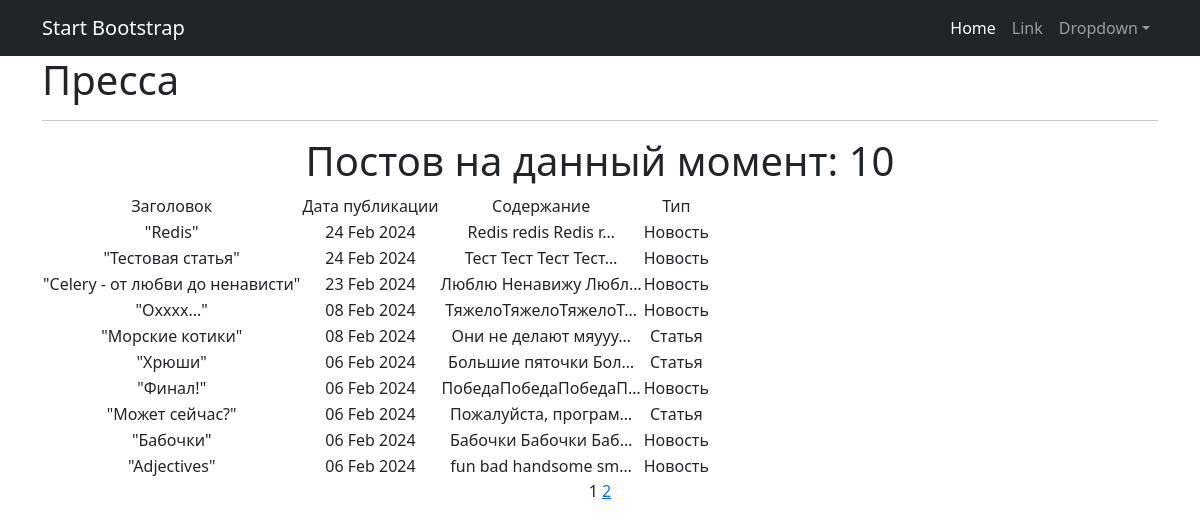
The app's page /posts/, older data.
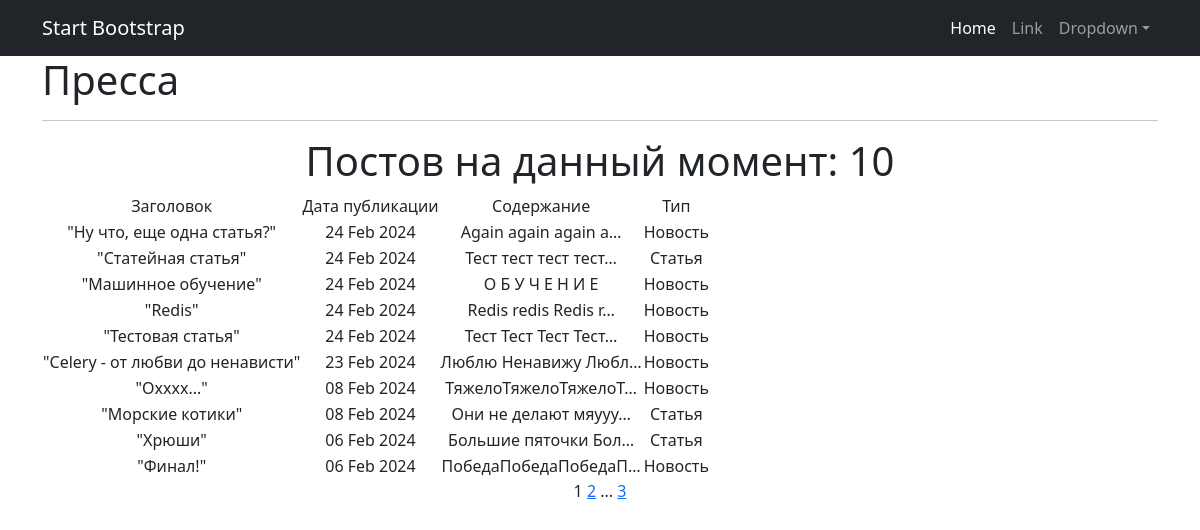
The same page, newer data.
### news/models.py (models this page shows, shortened)
class Post(models.Model):
    article = "AR"
    news = "NE"
    POSITIONS = [
        (article, "Статья"),
        (news, "Новость"),
    ]
    time_in = models.DateTimeField(auto_now_add=True)
    type_of_post = models.CharField(max_length=2,
                                    choices=POSITIONS,
                                    default=news
                                    )
    heading = models.CharField(max_length=30)
    text_of_post = models.TextField(max_length=2000)
    rating = models.FloatField(default=0.0)
    author = models.ForeignKey(Author, on_delete=models.CASCADE)
    category = models.ManyToManyField(Category, through='PostCategory')

### news/views.py (the view)
# urls.py: path('', PostList.as_view(), name='posts_list'),
class PostList(ListView):
    model = Post
    ordering = '-time_in'
    template_name = 'posts_info/posts.html'
    context_object_name = 'posts'
    paginate_by = 10

### news/templatetags/custom_filters.py (called while the page is built)
@register.filter()
def censor(text):
    text_list = text.split()
    censored_text_list = []
    bad_words = ['поездка', 'стоимость']
    for word in text_list:
        clean_word = ''.join(c for c in word if c not in string.punctuation)
        if clean_word.lower() in bad_words:
            censored_word = clean_word[0] + (len(clean_word) - 1) * '*'
            censored_text_list.append(word.replace(clean_word, censored_word))
        else:
            censored_text_list.append(word)
    return ' '.join(censored_text_list)

### news/templatetags/custom_tags.py (called while the page is built)
@register.simple_tag(takes_context=True)
def url_replace(context, **kwargs):
    d = context['request'].GET.copy()
    for k, v in kwargs.items():
        d[k] = v
    return d.urlencode()

### templates/posts_info/posts.html (shortened to what this page needs)
{% extends 'default.html' %}
{% load custom_filters %}
{% load custom_tags %}
{% block content %}
    <div align="left" >
        <h1>
            Пресса
        </h1>
    </div>
    <hr>
    {% if posts %}
        <h1>Постов на данный момент: {{ posts|length }}</h1>
        <table>
            <tr>
                <td>Заголовок</td>
                <td>Дата публикации</td>
                <td>Содержание</td>
                <td>Тип</td>
            </tr>
            {% for post in posts %}
                <tr>
                    <td>"{{ post.heading }}"</td>
                    <td>{{ post.time_in|date:'d M Y' }}</td>
                    <td>{{ post.text_of_post|censor|truncatechars:20 }}</td>
                    <td>{{ post.get_type_of_post_display }}</td>
                    <td>
                    </td>
                </tr>
            {% endfor %}
        </table>
    {% else %}
        <h2>Постов нет!</h2>
    {% endif %}
    {{ page_obj.number }}
    {% if page_obj.has_next %}
        <a href="?{% url_replace page=page_obj.next_page_number %}">{{ page_obj.next_page_number }}</a>
        {% if paginator.num_pages != page_obj.next_page_number %}
            ...
            <a href="?{% url_replace page=page_obj.paginator.num_pages %}">{{ page_obj.paginator.num_pages }}</a>
        {% endif %}
    {% endif %}
{% endblock content %}

Row changes from the older to the newer data that the page shows:
no longer on this page (row unchanged): Post: heading "Может сейчас?", time_in "06 Feb 2024", text_of_post|censor "Пожалуйста, програм…", type_of_post "Статья"
no longer on this page (row unchanged): Post: heading "Бабочки", time_in "06 Feb 2024", text_of_post|censor "Бабочки Бабочки Баб…", type_of_post "Новость"
no longer on this page (row unchanged): Post: heading "Adjectives", time_in "06 Feb 2024", text_of_post|censor "fun bad handsome sm…", type_of_post "Новость"
added Post: heading "Ну что, еще одна статья?", time_in "24 Feb 2024", text_of_post|censor "Again again again a…", type_of_post "Новость"
added Post: heading "Статейная статья", time_in "24 Feb 2024", text_of_post|censor "Тест тест тест тест…", type_of_post "Статья"
added Post: heading "Машинное обучение", time_in "24 Feb 2024", text_of_post|censor "О Б У Ч Е Н И Е", type_of_post "Новость"
Text that changed along with them:
{{ page_obj.paginator.num_pages }}: (not shown) → "3"
